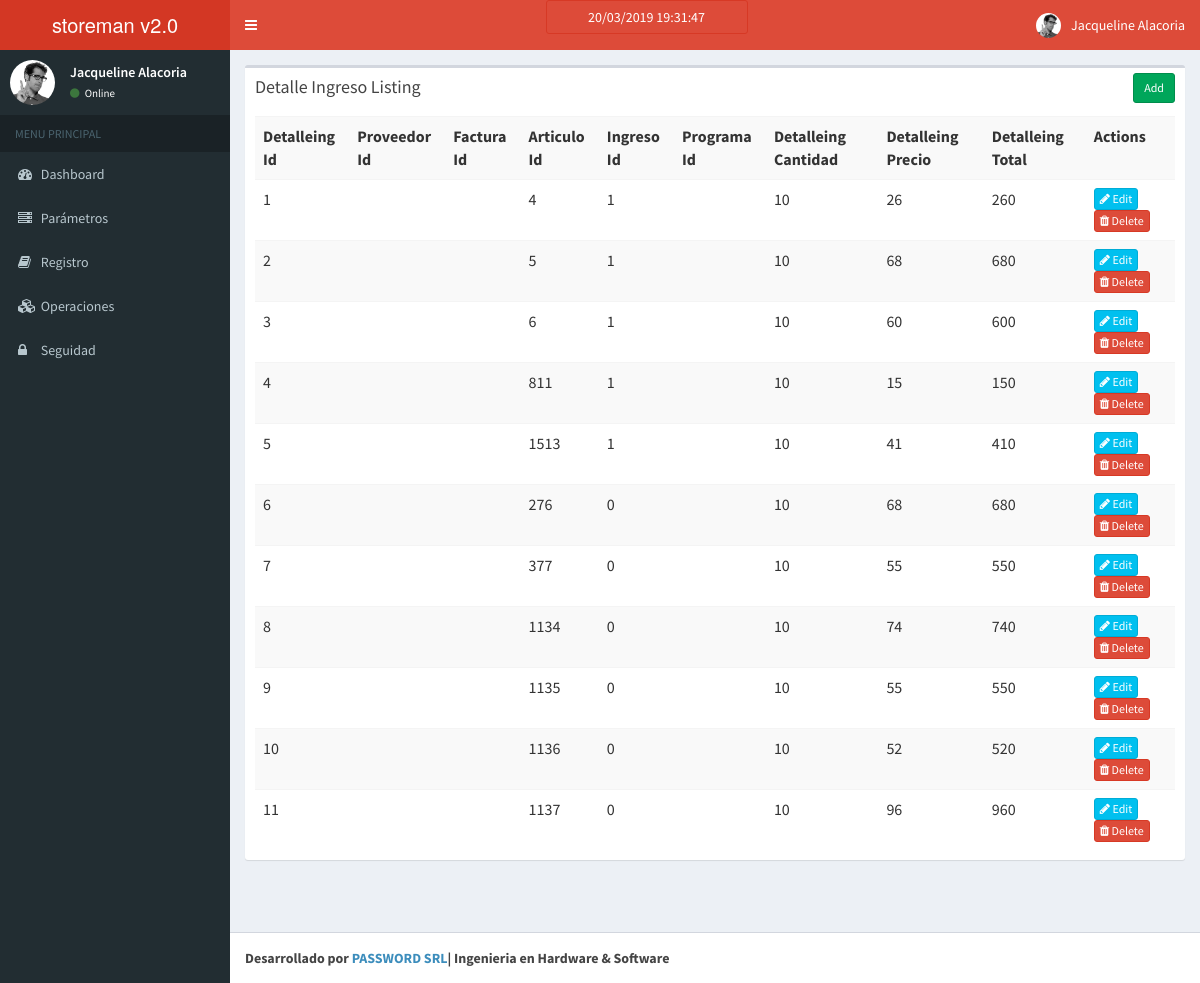
/index.php/detalle_ingreso, run on an earlier commit of the app's database.
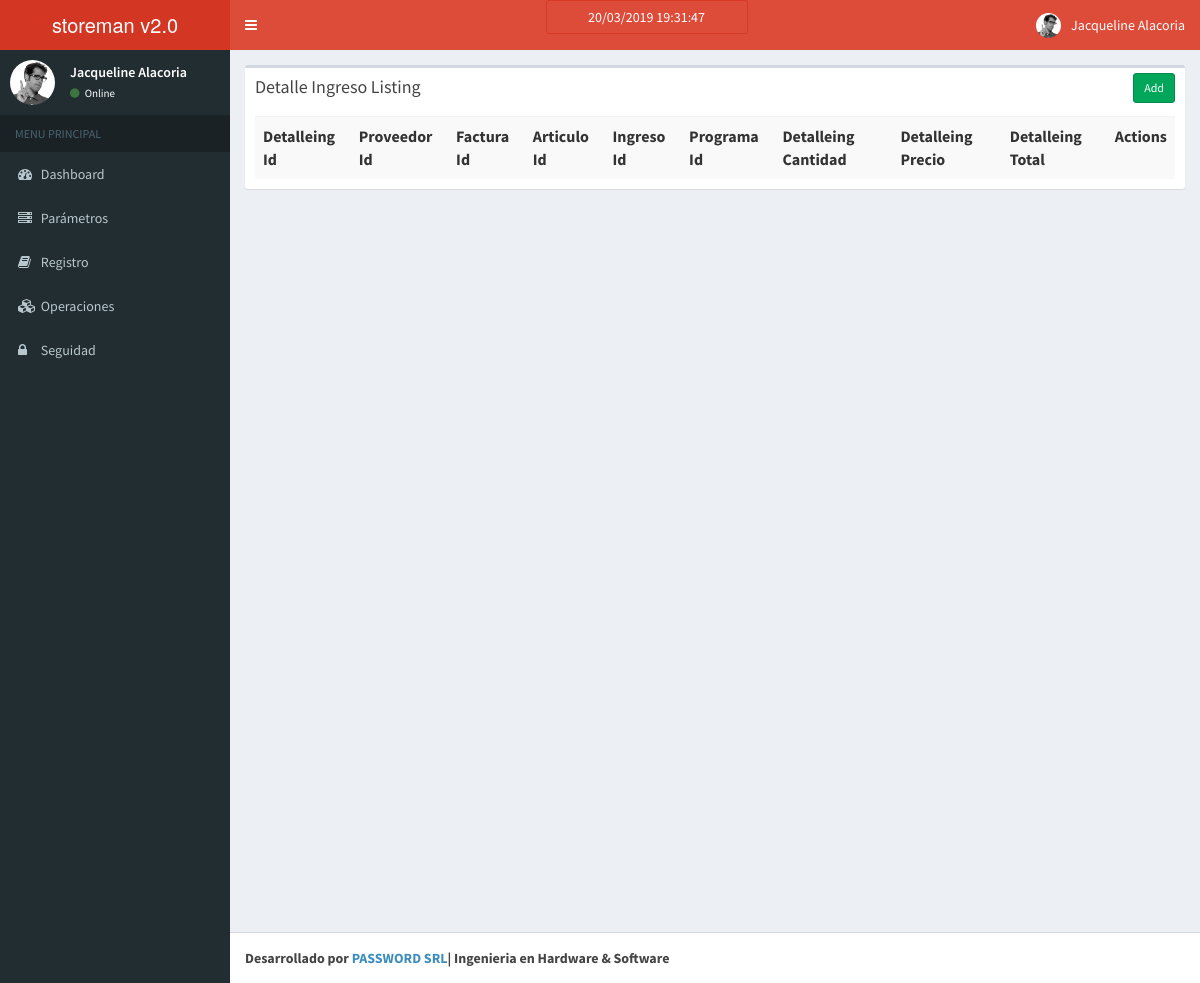
And on a later commit of the database.
### tables this page shows
CREATE TABLE `detalle_ingreso` (
  `detalleing_id` int(11) NOT NULL AUTO_INCREMENT,
  `articulo_id` int(11) DEFAULT NULL,
  `ingreso_id` int(11) DEFAULT NULL,
  `detalleing_cantidad` float DEFAULT NULL,
  `detalleing_precio` float DEFAULT NULL,
  `detalleing_total` float DEFAULT NULL,
  `detalleing_salida` float DEFAULT NULL,
  `detalleing_saldo` float DEFAULT NULL,
  PRIMARY KEY (`detalleing_id`),
  UNIQUE KEY `detalleing_id` (`detalleing_id`)
);

### application/controllers/Detalle_ingreso.php (called while the page is built, shortened)
<?php
class Detalle_ingreso extends CI_Controller{
    function __construct()
    {
        $this->load->model('Detalle_ingreso_model');
    }
    function index()
    {
        $data['detalle_ingreso'] = $this->Detalle_ingreso_model->get_all_detalle_ingreso();
        $data['_view'] = 'detalle_ingreso/index';
        $this->load->view('layouts/main',$data);
    }
}

### index.php (called while the page is built, shortened)
<?php
require_once BASEPATH.'core/CodeIgniter.php';

### application/models/Detalle_ingreso_model.php (called while the page is built, shortened)
<?php
class Detalle_ingreso_model extends CI_Model
{
    function get_all_detalle_ingreso()
    {
        $detalle_ingreso = $this->db->query("
            SELECT
                *
            FROM
                `detalle_ingreso`
            WHERE
                1 = 1
            ORDER BY `detalleing_id`
        ")->result_array();
        return $detalle_ingreso;
    }
}

### application/views/detalle_ingreso/index.php (the view)
<div class="row">
    <div class="col-md-12">
        <div class="box">
            <div class="box-header">
                <h3 class="box-title">Detalle Ingreso Listing</h3>
            	<div class="box-tools">
                    <a href="<?php echo site_url('detalle_ingreso/add'); ?>" class="btn btn-success btn-sm">Add</a>
                </div>
            </div>
            <div class="box-body">
                <table class="table table-striped">
                    <tr>
						<th>Detalleing Id</th>
						<th>Proveedor Id</th>
						<th>Factura Id</th>
						<th>Articulo Id</th>
						<th>Ingreso Id</th>
						<th>Programa Id</th>
						<th>Detalleing Cantidad</th>
						<th>Detalleing Precio</th>
						<th>Detalleing Total</th>
						<th>Actions</th>
                    </tr>
                    <?php foreach($detalle_ingreso as $d){ ?>
                    <tr>
						<td><?php echo $d['detalleing_id']; ?></td>
						<td><?php echo $d['proveedor_id']; ?></td>
						<td><?php echo $d['factura_id']; ?></td>
						<td><?php echo $d['articulo_id']; ?></td>
						<td><?php echo $d['ingreso_id']; ?></td>
						<td><?php echo $d['programa_id']; ?></td>
						<td><?php echo $d['detalleing_cantidad']; ?></td>
						<td><?php echo $d['detalleing_precio']; ?></td>
						<td><?php echo $d['detalleing_total']; ?></td>
						<td>
                            <a href="<?php echo site_url('detalle_ingreso/edit/'.$d['detalleing_id']); ?>" class="btn btn-info btn-xs"><span class="fa fa-pencil"></span> Edit</a>
                            <a href="<?php echo site_url('detalle_ingreso/remove/'.$d['detalleing_id']); ?>" class="btn btn-danger btn-xs"><span class="fa fa-trash"></span> Delete</a>
                        </td>
                    </tr>
                    <?php } ?>
                </table>
            </div>
        </div>
    </div>
</div>

### application/views/layouts/main.php (shortened to what this page needs)
<!DOCTYPE html>
<html>
    <head>
        <link rel="stylesheet" href="<?php echo site_url('resources/css/bootstrap.min.css');?>">
        <link rel="stylesheet" href="<?php echo site_url('resources/css/font-awesome.min.css');?>">
        <link rel="stylesheet" href="https://cdnjs.cloudflare.com/ajax/libs/ionicons/2.0.1/css/ionicons.min.css">
        <link rel="stylesheet" href="<?php echo site_url('resources/css/bootstrap-datetimepicker.min.css');?>">
        <link rel="stylesheet" href="<?php echo site_url('resources/css/AdminLTE.min.css');?>">
        <link rel="stylesheet" href="<?php echo site_url('resources/css/_all-skins.min.css');?>">
    </head>
    <body class="hold-transition skin-red sidebar-mini" onload="mueveReloj()">
        <div class="wrapper">
            <header class="main-header">
                <a href="" class="logo">
                    <span class="logo-lg">storeman v2.0</span>
                </a>
                <nav class="navbar navbar-static-top">
                    <a href="#" class="sidebar-toggle" data-toggle="offcanvas" role="button">
                    </a>
                    <div class="navbar-custom-menu">
                        <ul class="nav navbar-nav">
                            <li class="dropdown user user-menu">
                                <a href="#" class="dropdown-toggle" data-toggle="dropdown">
                                    <img src="<?php echo site_url('resources/img/user2-160x160.jpg');?>" class="user-image" alt="User Image">
                                    <span class="hidden-xs">Jacqueline Alacoria</span>
                                </a>
                            </li>
                        </ul>
                    </div>
                    <center>
                        <form name="form_reloj">
                         <input type="text" name="reloj" size="20" class="btn btn-danger" readonly>
                        </form>
                    </center>
                </nav>
            </header>
            <aside class="main-sidebar">
                <section class="sidebar">
                    <div class="user-panel">
                        <div class="pull-left image">
                            <img src="<?php echo site_url('resources/img/user2-160x160.jpg');?>" class="img-circle" alt="User Image">
                        </div>
                        <div class="pull-left info">
                            <p>Jacqueline Alacoria</p>
                            <a href="#"><i class="fa fa-circle text-success"></i> Online</a>
                        </div>
                    </div>
                    <ul class="sidebar-menu">
                        <li class="header">MENU PRINCIPAL</li>
                        <li>
                            <a href="<?php echo site_url();?>">
                                <i class="fa fa-dashboard"></i> <span>Dashboard</span>
                            </a>
                        </li>
                        <li>
                            <a href="#">
                                <i class="fa fa-server"></i> <span>Parámetros</span>
                            </a>
                        </li>
                        <li>
                            <a href="#">
                                <i class="fa fa-book"></i> <span>Registro</span>
                            </a>
                        </li>
                        <li>
                            <a href="#">
                                <i hrefi class="fa fa-cubes"></i> <span>Operaciones</span>
                            </a>
                        </li>
                        <li>
                            <a href="#">
                                <i class="fa fa-lock"></i> <span>Seguidad</span>
                            </a>
                        </li>
                    </ul>
                </section>
            </aside>
            <div class="content-wrapper">
                <section class="content">
                    <?php
                    if(isset($_view) && $_view)
                        $this->load->view($_view);
                    ?>
                </section>
            </div>
            <footer class="main-footer no-print">
                <strong>Desarrollado por <a href="http://www.passwordbolivia.com/">PASSWORD SRL</a>| Ingenieria en Hardware & Software</strong>
            </footer>
        </div>
    </body>
</html>

What changed in the data, as far as the page shows it:
removed detalle_ingreso: detalleing_id "1", articulo "4", ingreso "1", detalleing_cantidad "10", detalleing_precio "26", detalleing_total "260"
removed detalle_ingreso: detalleing_id "2", articulo "5", ingreso "1", detalleing_cantidad "10", detalleing_precio "68", detalleing_total "680"
removed detalle_ingreso: detalleing_id "3", articulo "6", ingreso "1", detalleing_cantidad "10", detalleing_precio "60", detalleing_total "600"
removed detalle_ingreso: detalleing_id "4", articulo "811", ingreso "1", detalleing_cantidad "10", detalleing_precio "15", detalleing_total "150"
removed detalle_ingreso: detalleing_id "5", articulo "1513", ingreso "1", detalleing_cantidad "10", detalleing_precio "41", detalleing_total "410"
removed detalle_ingreso: detalleing_id "6", articulo "276", ingreso "0", detalleing_cantidad "10", detalleing_precio "68", detalleing_total "680"
removed detalle_ingreso: detalleing_id "7", articulo "377", ingreso "0", detalleing_cantidad "10", detalleing_precio "55", detalleing_total "550"
removed detalle_ingreso: detalleing_id "8", articulo "1134", ingreso "0", detalleing_cantidad "10", detalleing_precio "74", detalleing_total "740"
removed detalle_ingreso: detalleing_id "9", articulo "1135", ingreso "0", detalleing_cantidad "10", detalleing_precio "55", detalleing_total "550"
removed detalle_ingreso: detalleing_id "10", articulo "1136", ingreso "0", detalleing_cantidad "10", detalleing_precio "52", detalleing_total "520"
removed detalle_ingreso: detalleing_id "11", articulo "1137", ingreso "0", detalleing_cantidad "10", detalleing_precio "96", detalleing_total "960"
